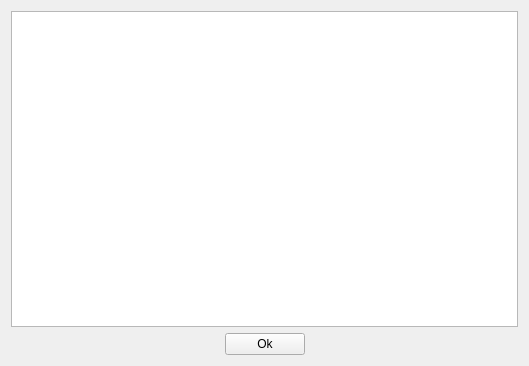
<?xml version="1.0" encoding="UTF-8"?>
<ui version="4.0">
 <class>manual</class>
 <widget class="QWidget" name="manual">
  <property name="geometry">
   <rect>
    <x>0</x>
    <y>0</y>
    <width>529</width>
    <height>366</height>
   </rect>
  </property>
  <property name="minimumSize">
   <size>
    <width>529</width>
    <height>366</height>
   </size>
  </property>
  <property name="windowTitle">
   <string>Manual</string>
  </property>
  <layout class="QVBoxLayout" name="verticalLayout">
   <item>
    <widget class="QTextBrowser" name="textBrowser"/>
   </item>
   <item>
    <layout class="QHBoxLayout" name="horizontalLayout">
     <item>
      <spacer name="horizontalSpacer">
       <property name="orientation">
        <enum>Qt::Horizontal</enum>
       </property>
       <property name="sizeHint" stdset="0">
        <size>
         <width>40</width>
         <height>20</height>
        </size>
       </property>
      </spacer>
     </item>
     <item>
      <widget class="QPushButton" name="okButton">
       <property name="text">
        <string>Ok</string>
       </property>
       <property name="autoDefault">
        <bool>false</bool>
       </property>
       <property name="default">
        <bool>false</bool>
       </property>
      </widget>
     </item>
     <item>
      <spacer name="horizontalSpacer_2">
       <property name="orientation">
        <enum>Qt::Horizontal</enum>
       </property>
       <property name="sizeHint" stdset="0">
        <size>
         <width>40</width>
         <height>20</height>
        </size>
       </property>
      </spacer>
     </item>
    </layout>
   </item>
  </layout>
 </widget>
 <resources/>
 <connections/>
</ui>
